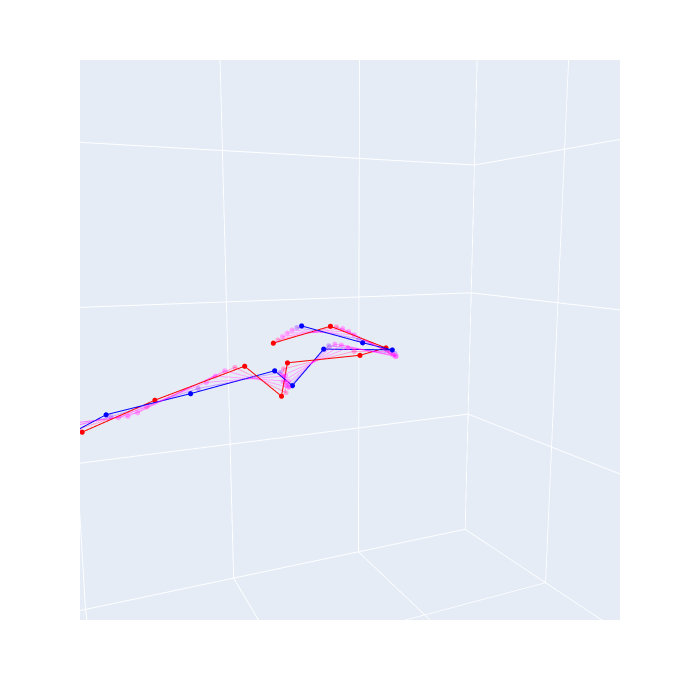

Notebook source saved alongside this figure:
### Code cell
# view 1

i=9
angle = np.pi*2.05/3.
radius = 0.75
eye_x = radius * np.cos(angle) + 0.7
eye_y = radius * np.sin(angle)
fig1 = naga.visualise_simulation_evolution(
        configurations[5 * i : 5 * (i + 4) : 3],
        link_count,
        range_x=(-0.2, 2),
        range_y=(-0.2, 2),
        range_z=(-0.2, 2),
        # color_disc_map=lambda val: f"rgba({255*val}, 0, {255*(1.-val)}, {(np.sin(np.abs(val*np.pi - np.pi/2))**3 + 0.3)/1.5 })", #val*0.7+0.3
        color_disc_map=lambda val: f"rgba({255*val}, 0, {255*(1.-val)}, {np.piecewise(val, [val == 0. or val == 1., val != 0 and val != 1], [1, 0.3])})",
        show_legend=False,
    ).update_layout(
        scene=dict(
            xaxis=dict(range=[-2, 2], dtick=1),
            yaxis=dict(range=[-2, 2], dtick=1),
            zaxis=dict(range=[-2, 2], dtick=1),
            aspectmode="manual",
            aspectratio=dict(x=1, y=1, z=1),
        ),
        scene_camera=dict(eye=dict(x=eye_x, y=eye_y, z=0.1)))
fig1.show()
# fig1.write_image('plot1.pdf')
